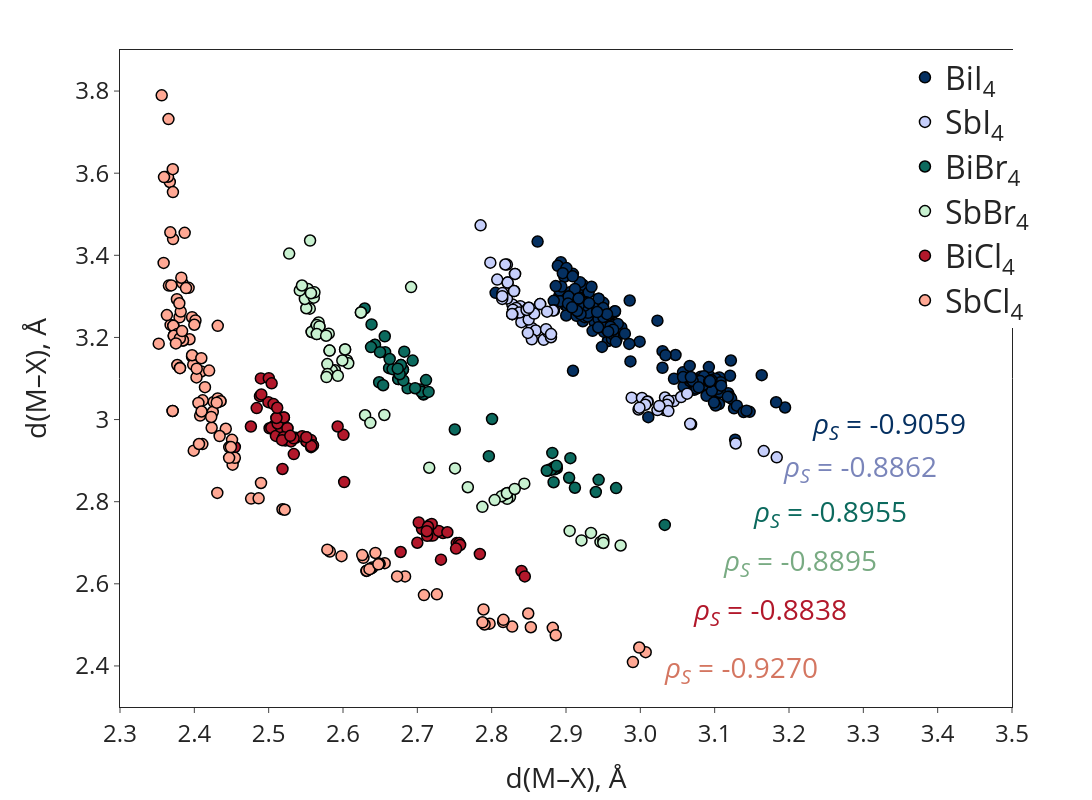

Here is the notebook cell this chart was saved with:
### Code cell
fig_6 = mx_correlation_plot(data=dataset, error_str=['BEXNOL']) # error_str corresponds to structures with incorrect X-ray diffraction experiment/refinement
fig_6.show()
fig_6.write_html(os.path.join(path_to_image, 'm-x_pairwise.html'))
fig_6.write_image(os.path.join(path_to_image, 'm-x_pairwise.png'), scale=10)
